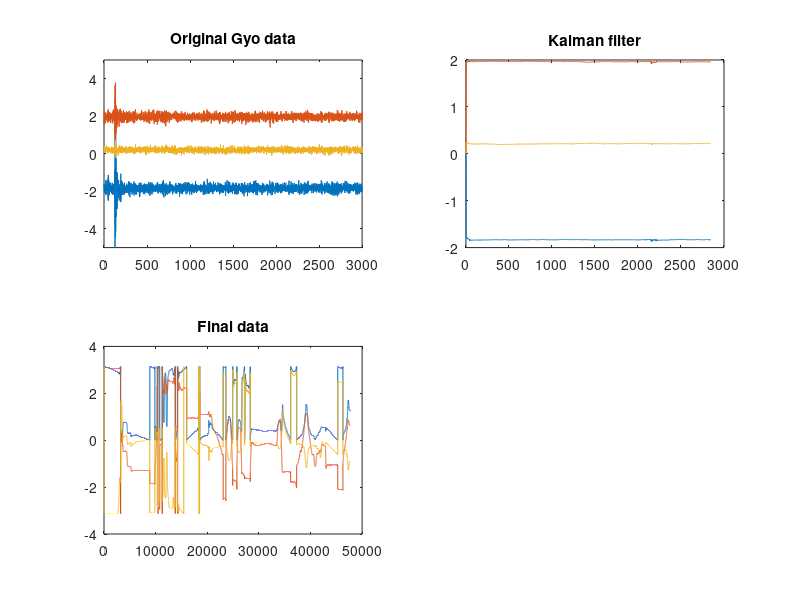

MATLAB code for this plot:
%##This file is used to compare the IMU Gyo

%The IMU data obtained before filter
originalFp=fopen('originalIMU.txt');
%[Gyo,count]=fscanf(fd,'Gyro: %f , %f , %f')
Gyo=fscanf(originalFp,'%f,%f,%f',[3 Inf]);
Gyo=Gyo';
fclose(originalFp);
mean(Gyo)
%calculate the IMU data after filter, here use Kalman filter

filteredFp=fopen('kalmanfilterIMU.txt');
state=fscanf(filteredFp,'%f,%f,%f',[3,Inf]);
state=state';
fclose(filteredFp);

%final IMU data
finalFp=fopen('finalIMU.txt');
finalData=fscanf(finalFp,'%f,%f,%f',[3,Inf]);
finalData=finalData';
fclose(finalFp);
std(finalData).^2

%plot
subplot(2,2,1);plot(Gyo)
%xlable('No. of samples'),ylable('Output')
title('Original Gyo data')
axis([0,3000,-5,5]);

subplot(2,2,2); plot(state)
%xlable('No. of samples');ylable('Outputs');
title('Kalman filter')
%axis([0,5000,-180,180]);

subplot(2,2,3);plot(finalData)
title('Final data')
%axis([0,5000,-180,180]);

